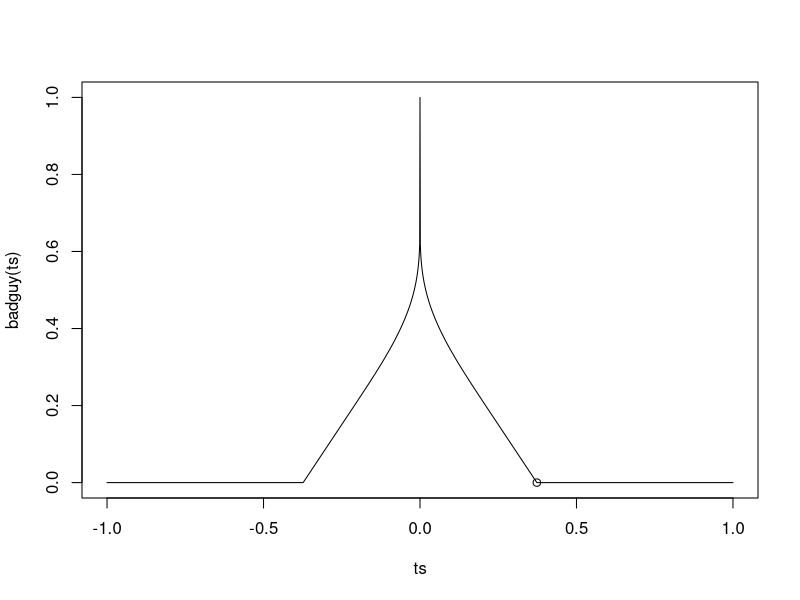
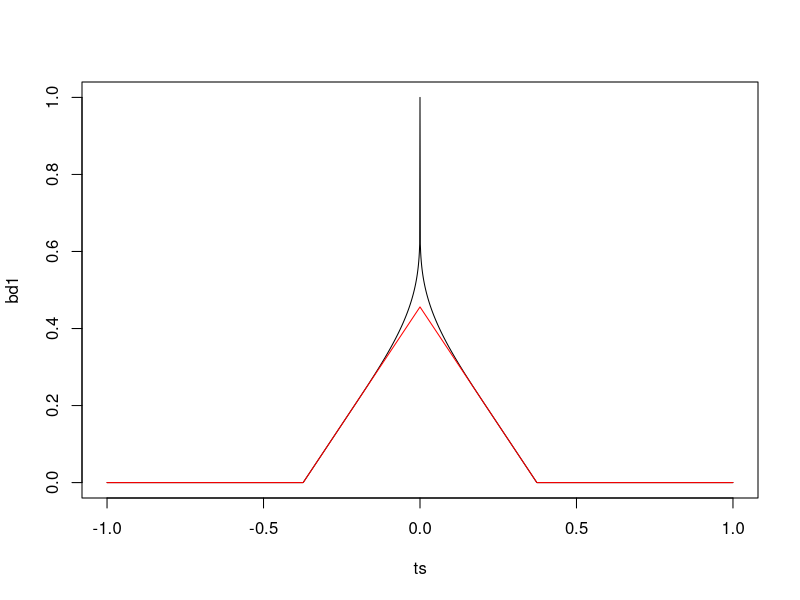

Here is the R script that generated these plots, in order:
# non continuous GP

badguy = function(ts) {
    ans = 0*ts
    ans[ts==0] = 1
    ts = abs(ts)
    ans[ts > 1/5] = 1-20*(1/sqrt(log(4)) - 1/sqrt(log(5)))*(ts[ts > 1/5]-1/5)-1/sqrt(log(5))
    M = floor(max(1/ts[ts != 0]))+1
    if (M > 4) {
        for (i in 4:M) {
            filt = ts > 1/(i+1) & ts <= 1/i
            tinterp = i*(i+1)*(ts[filt]-1/(i+1))
            ans[filt] = 1- (1/sqrt(log(i+1))*(1-tinterp) + 1/sqrt(log(i))*tinterp)
        }
    }
    ans[ans < 0] = 0
    return(ans)
}

maxt = (1/sqrt(log(5)) - 1)/(-20*(1/sqrt(log(4))-1/sqrt(log(5)))) + 1/5
ts = -1000:1000/1000
plot(ts,badguy(ts),type='l')
points(maxt,0)

# build the representation

kerf= function(ts,kappa) {
    ans = 1-kappa*abs(ts)
    ans[ans < 0] = 0
    return (ans)
}

bd2 = ts*0
a0 = (1-(1/sqrt(log(5))))/(1-1/(maxt*5))
bd2 = bd2 + a0*kerf(ts,1/maxt)

bd1 = badguy(ts)
plot(ts,bd1,type='l')
lines(ts,bd2,col='red')
